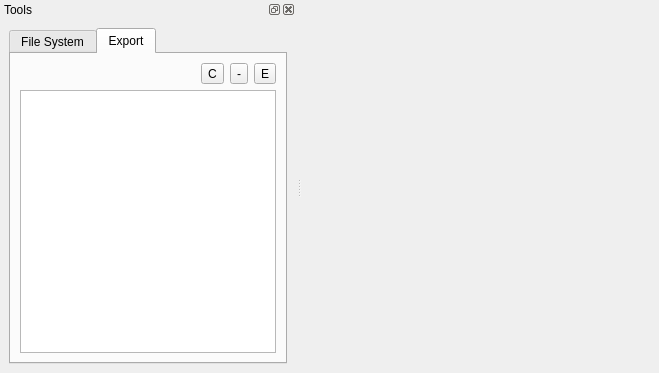
<?xml version="1.0" encoding="UTF-8"?>
<ui version="4.0">
 <class>UIMain</class>
 <widget class="QMainWindow" name="UIMain">
  <property name="geometry">
   <rect>
    <x>0</x>
    <y>0</y>
    <width>659</width>
    <height>373</height>
   </rect>
  </property>
  <property name="windowTitle">
   <string>Qt WBFS Manager</string>
  </property>
  <widget class="QWidget" name="centralwidget">
   <layout class="QVBoxLayout" name="verticalLayout_2">
    <item>
     <widget class="QSplitter" name="sViews">
      <property name="orientation">
       <enum>Qt::Horizontal</enum>
      </property>
      <widget class="PartitionWidget" name="pwMainView" native="true"/>
     </widget>
    </item>
   </layout>
  </widget>
  <widget class="QDockWidget" name="dockWidget">
   <property name="windowTitle">
    <string>Tools</string>
   </property>
   <attribute name="dockWidgetArea">
    <number>1</number>
   </attribute>
   <widget class="QWidget" name="dockWidgetContents">
    <layout class="QVBoxLayout" name="verticalLayout">
     <item>
      <widget class="QTabWidget" name="twPages">
       <property name="currentIndex">
        <number>1</number>
       </property>
       <property name="movable">
        <bool>true</bool>
       </property>
       <widget class="QWidget" name="wFS">
        <attribute name="title">
         <string>File System</string>
        </attribute>
        <layout class="QGridLayout" name="gridLayout">
         <item row="0" column="0">
          <widget class="QComboBox" name="cbDrives"/>
         </item>
         <item row="0" column="1">
          <widget class="QToolButton" name="tbReloadDrives">
           <property name="text">
            <string>...</string>
           </property>
          </widget>
         </item>
         <item row="1" column="0" colspan="2">
          <widget class="QSplitter" name="splitter">
           <property name="orientation">
            <enum>Qt::Vertical</enum>
           </property>
           <widget class="QTreeView" name="tvFolders">
            <property name="editTriggers">
             <set>QAbstractItemView::NoEditTriggers</set>
            </property>
            <property name="uniformRowHeights">
             <bool>true</bool>
            </property>
            <property name="headerHidden">
             <bool>true</bool>
            </property>
           </widget>
           <widget class="QListView" name="lvFiles">
            <property name="editTriggers">
             <set>QAbstractItemView::NoEditTriggers</set>
            </property>
            <property name="dragEnabled">
             <bool>true</bool>
            </property>
            <property name="dragDropMode">
             <enum>QAbstractItemView::DragOnly</enum>
            </property>
            <property name="selectionMode">
             <enum>QAbstractItemView::ExtendedSelection</enum>
            </property>
            <property name="uniformItemSizes">
             <bool>true</bool>
            </property>
           </widget>
          </widget>
         </item>
        </layout>
       </widget>
       <widget class="QWidget" name="wExport">
        <attribute name="title">
         <string>Export</string>
        </attribute>
        <layout class="QVBoxLayout" name="verticalLayout_3">
         <item>
          <layout class="QHBoxLayout" name="horizontalLayout_2">
           <item>
            <spacer name="horizontalSpacer">
             <property name="orientation">
              <enum>Qt::Horizontal</enum>
             </property>
             <property name="sizeHint" stdset="0">
              <size>
               <width>40</width>
               <height>20</height>
              </size>
             </property>
            </spacer>
           </item>
           <item>
            <widget class="QToolButton" name="tbClearExport">
             <property name="toolTip">
              <string>Clear the list</string>
             </property>
             <property name="text">
              <string>C</string>
             </property>
            </widget>
           </item>
           <item>
            <widget class="QToolButton" name="tbRemoveExport">
             <property name="toolTip">
              <string>Remove the selected items from the list</string>
             </property>
             <property name="text">
              <string>-</string>
             </property>
            </widget>
           </item>
           <item>
            <widget class="QToolButton" name="tbExport">
             <property name="toolTip">
              <string>Process the export list</string>
             </property>
             <property name="text">
              <string>E</string>
             </property>
            </widget>
           </item>
          </layout>
         </item>
         <item>
          <widget class="QListView" name="lvExport">
           <property name="editTriggers">
            <set>QAbstractItemView::NoEditTriggers</set>
           </property>
           <property name="dragDropMode">
            <enum>QAbstractItemView::DropOnly</enum>
           </property>
           <property name="defaultDropAction">
            <enum>Qt::CopyAction</enum>
           </property>
           <property name="selectionMode">
            <enum>QAbstractItemView::ExtendedSelection</enum>
           </property>
           <property name="uniformItemSizes">
            <bool>true</bool>
           </property>
          </widget>
         </item>
        </layout>
       </widget>
      </widget>
     </item>
    </layout>
   </widget>
  </widget>
 </widget>
 <customwidgets>
  <customwidget>
   <class>PartitionWidget</class>
   <extends>QWidget</extends>
   <header>PartitionWidget.h</header>
   <container>1</container>
  </customwidget>
 </customwidgets>
 <resources/>
 <connections/>
</ui>
